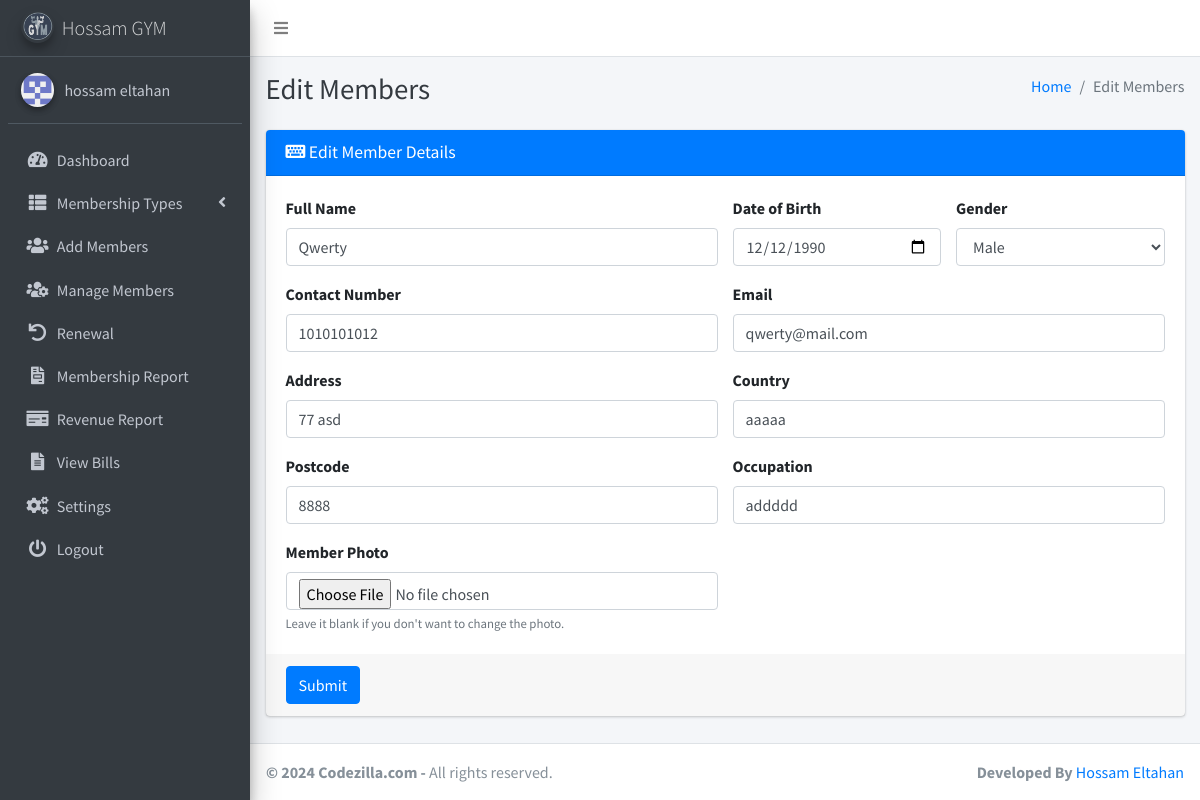
Screenshot of /edit_member.php?id=4 (signed in) with the database file from the repository.
### tables this page shows
CREATE TABLE `settings` (
  `id` int(11) NOT NULL,
  `system_name` varchar(255) NOT NULL,
  `logo` varchar(255) NOT NULL,
  `currency` varchar(50) NOT NULL,
  `gym_address` varchar(255) DEFAULT NULL,
  `gym_contact` varchar(255) DEFAULT NULL,
  `gym_email` varchar(255) DEFAULT NULL,
  `gym_manager` varchar(255) DEFAULT NULL
);

CREATE TABLE `members` (
  `id` int(11) NOT NULL,
  `fullname` varchar(255) NOT NULL,
  `dob` date NOT NULL,
  `gender` varchar(10) NOT NULL,
  `contact_number` varchar(20) NOT NULL,
  `email` varchar(255) NOT NULL,
  `address` varchar(255) NOT NULL,
  `country` varchar(255) NOT NULL,
  `postcode` varchar(20) NOT NULL,
  `occupation` varchar(255) NOT NULL,
  `membership_type` int(11) NOT NULL,
  `membership_number` varchar(20) NOT NULL,
  `created_at` timestamp NOT NULL DEFAULT current_timestamp(),
  `photo` varchar(255) NOT NULL,
  `expiry_date` date DEFAULT NULL
);

### edit_member.php (the view, shortened to what this page needs)
<?php
include('includes/config.php');
if (isset($_GET['id'])) {
    $memberId = $_GET['id'];
    $fetchMemberQuery = "SELECT * FROM members WHERE id = $memberId";
    $fetchMemberResult = $conn->query($fetchMemberQuery);
    if ($fetchMemberResult->num_rows > 0) {
        $memberDetails = $fetchMemberResult->fetch_assoc();
    } else {
        header("Location: members_list.php");
        exit();
    }
}
?>
<?php include('includes/header.php');?>
<body class="hold-transition sidebar-mini layout-fixed layout-navbar-fixed layout-footer-fixed">
<div class="wrapper">
    <?php include('includes/nav.php'); ?>
    <?php include('includes/sidebar.php'); ?>
    <div class="content-wrapper">
        <?php include('includes/pagetitle.php'); ?>
        <section class="content">
            <div class="container-fluid">
                <div class="row">
                    <div class="col-md-12">
                        <div class="card card-primary">
                            <div class="card-header">
                                <h3 class="card-title"><i class="fas fa-keyboard"></i> Edit Member Details</h3>
                            </div>
                            <form method="post" action="" enctype="multipart/form-data">
                                <div class="card-body">
                                    <div class="row">
                                    <div class="col-sm-6">
                                    <label for="fullname">Full Name</label>
                                    <input type="text" class="form-control" id="fullname" name="fullname"
                                        placeholder="Enter full name" required value="<?php echo $memberDetails['fullname']; ?>">
                                </div>
                                        <div class="col-sm-3">
                                            <label for="dob">Date of Birth</label>
                                            <input type="date" class="form-control" id="dob" name="dob" value="<?php echo $memberDetails['dob']; ?>" required>
                                        </div>
                                        <div class="col-sm-3">
                                        <label for="gender">Gender</label>
                                        <select class="form-control" id="gender" name="gender" required>
                                            <option value="Male" <?php echo ($memberDetails['gender'] == 'Male') ? 'selected' : ''; ?>>Male</option>
                                        </select>
                                    </div>
                                    </div>
                                    <div class="row mt-3">
                                        <div class="col-sm-6">
                                            <label for="contactNumber">Contact Number</label>
                                            <input type="tel" class="form-control" id="contactNumber"
                                                   name="contactNumber" placeholder="Enter contact number" value="<?php echo $memberDetails['contact_number']; ?>" required>
                                        </div>
                                        <div class="col-sm-6">
                                            <label for="email">Email</label>
                                            <input type="email" class="form-control" id="email" name="email"
                                                   placeholder="Enter email" value="<?php echo $memberDetails['email']; ?>" required>
                                        </div>
                                    </div>
                                    <div class="row mt-3">
                                        <div class="col-sm-6">
                                            <label for="address">Address</label>
                                            <input type="text" class="form-control" id="address" name="address"
                                                   placeholder="Enter address" value="<?php echo $memberDetails['address']; ?>" required>
                                        </div>
                                        <div class="col-sm-6">
                                            <label for="country">Country</label>
                                            <input type="text" class="form-control" id="country" name="country"
                                                   placeholder="Enter country" value="<?php echo $memberDetails['country']; ?>" required>
                                        </div>
                                    </div>
                                    <div class="row mt-3">
                                        <div class="col-sm-6">
                                            <label for="postcode">Postcode</label>
                                            <input type="text" class="form-control" id="postcode" name="postcode"
                                                   placeholder="Enter postcode" value="<?php echo $memberDetails['postcode']; ?>" required>
                                        </div>
                                        <div class="col-sm-6">
                                            <label for="occupation">Occupation</label>
                                            <input type="text" class="form-control" id="occupation" name="occupation"
                                                   placeholder="Enter occupation" value="<?php echo $memberDetails['occupation']; ?>" required>
                                        </div>
                                    </div>
                                    <div class="row mt-3">
                                    <div class="col-sm-6">
                                        <label for="photo">Member Photo</label>
                                        <input type="file" class="form-control" id="photo" name="photo">
                                        <small class="text-muted">Leave it blank if you don't want to change the photo.</small>
                                    </div>
                                </div>
                                </div>
                                <div class="card-footer">
                                    <button type="submit" class="btn btn-primary">Submit</button>
                                </div>
                            </form>
                        </div>
                    </div>
                </div>
            </div>
        </section>
    </div>
    <footer class="main-footer">
        <strong> &copy; <?php echo date('Y');?> Codezilla.com</a> -</strong>
        All rights reserved.
        <div class="float-right d-none d-sm-inline-block">
        <b>Developed By</b> <a href="https://www.linkedin.com/in/hossam-eltahan-24528b253/">Hossam Eltahan</a>
        </div>
    </footer>
</div>
</body>
</html>

### includes/sidebar.php (shortened to what this page needs)
<aside class="main-sidebar sidebar-dark-primary elevation-4">
  <a href="" class="brand-link">
    <img src="<?php echo getLogoUrl(); ?>" alt="Logo" class="brand-image img-circle elevation-3" style="opacity: .8">
    <span class="brand-text font-weight-light"><?php echo getSystemName(); ?></span>
  </a>
  <?php
  function getSystemName()
  {
      global $conn;
      $systemNameQuery = "SELECT system_name FROM settings";
      $systemNameResult = $conn->query($systemNameQuery);
      if ($systemNameResult->num_rows > 0) {
          $systemNameRow = $systemNameResult->fetch_assoc();
          return $systemNameRow['system_name'];
      } else {
          return 'Codezilla';
      }
  }
  function getLogoUrl()
  {
      global $conn;
      $logoQuery = "SELECT logo FROM settings";
      $logoResult = $conn->query($logoQuery);
      if ($logoResult->num_rows > 0) {
          $logoRow = $logoResult->fetch_assoc();
          return $logoRow['logo'];
      } else {
          return 'dist/img/AdminLTELogo.png';
      }
  }
  function getGymManagerName()
  {
      global $conn;
      $managerQuery = "SELECT gym_manager FROM settings";
      $managerResult = $conn->query($managerQuery);
      if ($managerResult->num_rows > 0) {
          $managerRow = $managerResult->fetch_assoc();
          return $managerRow['gym_manager'];
      } else {
          return 'Gym Manager';
      }
  }
  ?>
  <div class="sidebar">
    <div class="user-panel mt-3 pb-3 mb-3 d-flex">
      <div class="image">
        <img src="dist/img/2382414.png" class="img-circle elevation-2" alt="User Image">
      </div>
      <div class="info">
        <a href="#" class="d-block"><?php echo getGymManagerName(); ?></a>
      </div>
    </div>
    <nav class="mt-2">
      <ul class="nav nav-pills nav-sidebar flex-column" data-widget="treeview" role="menu" data-accordion="false">
        <li class="nav-item">
          <a href="dashboard.php" class="nav-link <?php echo ($current_page == 'dashboard.php') ? 'active' : ''; ?>">
            <i class="nav-icon fas fa-tachometer-alt"></i>
            <p>Dashboard</p>
          </a>
        </li>
        <li class="nav-item has-treeview">
          <a href="#" class="nav-link <?php echo ($current_page == 'add_type.php' || $current_page == 'view_type.php' || $current_page == 'edit_type.php') ? 'active' : ''; ?>">
            <i class="nav-icon fas fa-th-list"></i>
            <p>
              Membership Types
              <i class="fas fa-angle-left right"></i>
            </p>
          </a>
        </li>
        <li class="nav-item">
          <a href="add_members.php" class="nav-link <?php echo ($current_page == 'add_members.php') ? 'active' : ''; ?>">
            <i class="nav-icon fas fa-users"></i>
            <p>Add Members</p>
          </a>
        </li>
        <li class="nav-item">
          <a href="manage_members.php" class="nav-link <?php echo ($current_page == 'manage_members.php' || $current_page == 'edit_member.php' || $current_page == 'memberProfile.php') ? 'active' : ''; ?>">
            <i class="nav-icon fas fa-users-cog"></i>
            <p>Manage Members</p>
          </a>
        </li>
        <li class="nav-item">
          <a href="list_renewal.php" class="nav-link <?php echo ($current_page == 'list_renewal.php' || $current_page == 'renew.php') ? 'active' : ''; ?>">
            <i class="nav-icon fas fa-undo"></i>
            <p>Renewal</p>
          </a>
        </li>
        <li class="nav-item">
          <a href="report.php" class="nav-link <?php echo ($current_page == 'report.php') ? 'active' : ''; ?>">
            <i class="nav-icon fas fa-file-invoice"></i>
            <p>Membership Report</p>
          </a>
        </li>
        <li class="nav-item">
          <a href="revenue_report.php" class="nav-link <?php echo ($current_page == 'revenue_report.php') ? 'active' : ''; ?>">
            <i class="nav-icon fas fa-money-check"></i>
            <p>Revenue Report</p>
          </a>
        </li>
        <li class="nav-item">
          <a href="all_bills.php" class="nav-link <?php echo ($current_page == 'all_bills.php') ? 'active' : ''; ?>">
            <i class="nav-icon fas fa-file-alt"></i>
            <p>View Bills</p>
          </a>
        </li>
        <li class="nav-item">
          <a href="settings.php" class="nav-link <?php echo ($current_page == 'settings.php') ? 'active' : ''; ?>">
            <i class="nav-icon fas fa-cogs"></i>
            <p>Settings</p>
          </a>
        </li>
        <li class="nav-item">
          <a href="logout.php" class="nav-link <?php echo ($current_page == 'logout.php') ? 'active' : ''; ?>">
            <i class="nav-icon fas fa-power-off"></i>
            <p>Logout</p>
          </a>
        </li>
      </ul>
    </nav>
  </div>
</aside>

### rows the page displays
settings: logo (picture), system_name "Hossam GYM", gym_manager "hossam eltahan"
members: fullname "Qwerty", dob "12/12/1990", gender "Male", contactNumber "1010101012", email "qwerty@mail.com", address "77 asd", country "aaaaa", postcode "8888", occupation "addddd"

### other values shown
$pageTitle "Edit Members"
